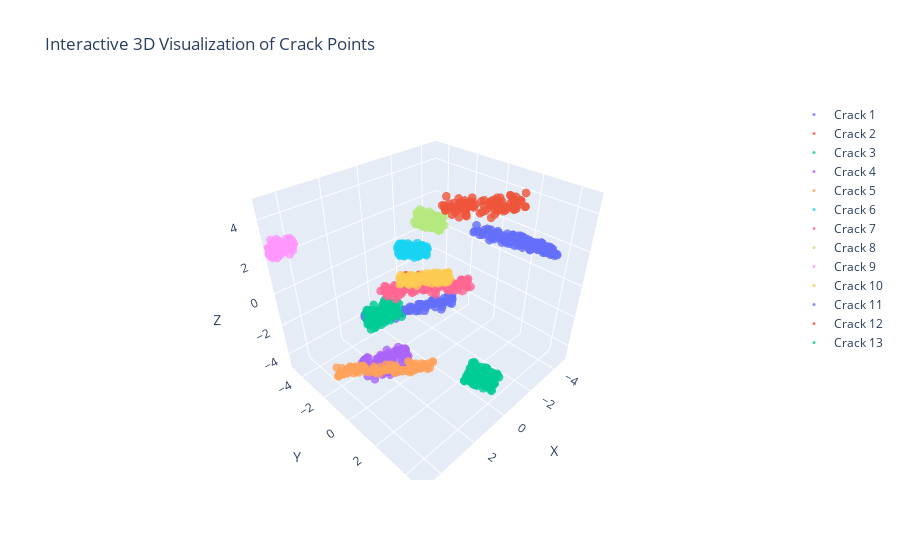

This figure's notebook cell:
### Code cell
cracks_points_list = []
for center, length, width, normal_vector in cracks_characteristics:
    cracks_points_list.append(generate_crack_points(center, normal_vector, length, width))

multi_static_plot(cracks_points_list)
multi_interactive_plot(cracks_points_list, [-5,5], [-5,5], [-5,5])
